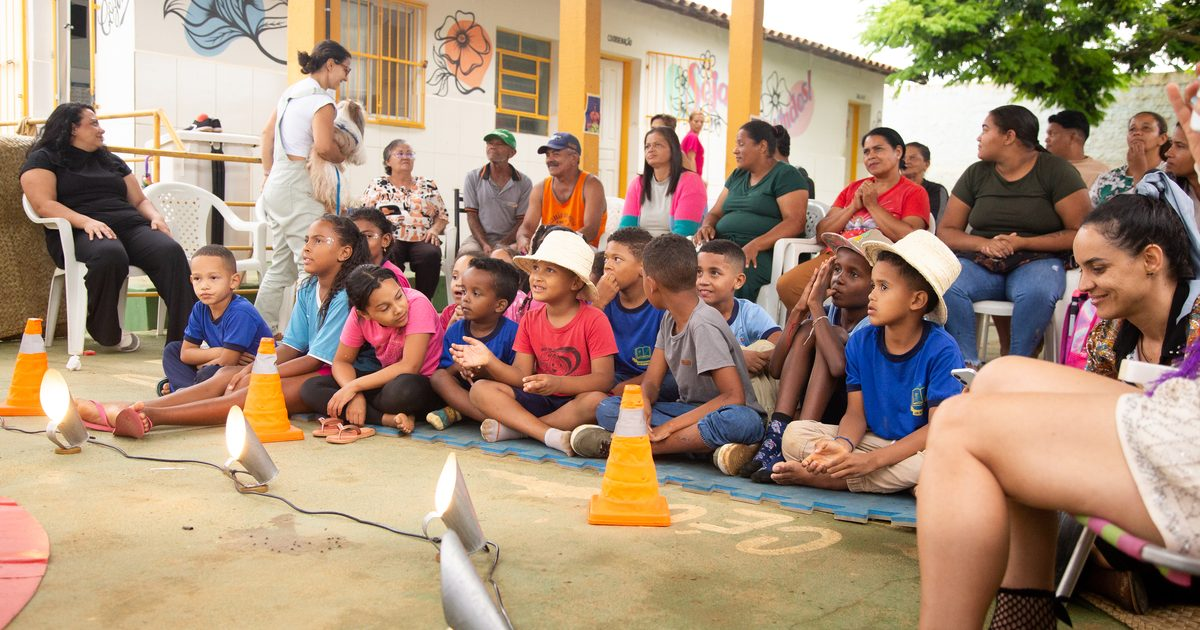
#> input picture assets/og.jpg, 1200 x 630 px; its folder holds 4 pictures in this run
$ python otimizar_fotos.py ../assets/og-7.jpg ../assets/og.jpg
#> lines starting #> are read from the running program, lines starting #| are printed output that depends on the picture
"""Converte fotos originais em WebP otimizado para o site.

Cada foto vira dois arquivos em assets/fotos/:
  <nome>-800.webp   miniaturas, grade e colagem
  <nome>-1600.webp  destaque e ampliação (lightbox)

Os metadados (EXIF, incluindo GPS) são removidos; a rotação do celular é aplicada antes.

Uso:
  python ferramentas/otimizar_fotos.py ed7 caminho/das/fotos/*.jpg
    -> numera a partir da última foto existente da edição: ed7-15, ed7-16, ...
  Depois, copie os nomes impressos para edicoes[].fotos no index.html.
"""
import re
import sys
from pathlib import Path

from PIL import Image, ImageOps

RAIZ = Path(__file__).resolve().parent.parent
DESTINO = RAIZ / "assets" / "fotos"
TAMANHOS = (800, 1600)
QUALIDADE = 80


def otimizar(origem, nome):
    """Gera <nome>-800.webp e <nome>-1600.webp a partir de uma imagem."""
#> called with origem = '../assets/og.jpg', nome = '../assets/og-7.jpg-01'
    DESTINO.mkdir(parents=True, exist_ok=True)
    with Image.open(origem) as im:
#> im is the input picture: PIL image 1200x630 RGB; mean R, G, B 168.2, 142.4, 120.5
        im = ImageOps.exif_transpose(im).convert("RGB")
        for largura in TAMANHOS:
            copia = im.copy()
            copia.thumbnail((largura, largura * 4), Image.LANCZOS)
            copia.save(DESTINO / f"{nome}-{largura}.webp", "WEBP", quality=QUALIDADE, method=6)
#> this loop made 2 passes
#> pass 1, in otimizar, `copia.save(DESTINO / f"{nome}-{largura}.webp", "WEBP", quality=QUALIDA..`:
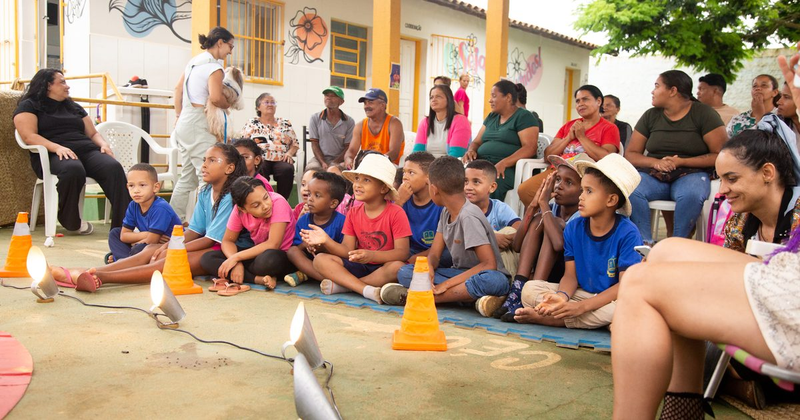
#> saved as og-7.jpg-01-800.webp: PIL image 800x420 RGB; mean R, G, B 168.2, 142.4, 120.5


def proximo_numero(prefixo):
    usados = [int(m.group(1)) for p in DESTINO.glob(f"{prefixo}-*-800.webp")
              if (m := re.fullmatch(rf"{re.escape(prefixo)}-(\d+)-800\.webp", p.name))]
    return max(usados, default=0) + 1


def main():
    if len(sys.argv) < 3:
        sys.exit(__doc__)
    prefixo, arquivos = sys.argv[1], sys.argv[2:]
    n = proximo_numero(prefixo)
    nomes = []
    for arq in arquivos:
        nome = f"{prefixo}-{n:02d}"
        otimizar(arq, nome)
        print(f"{arq} -> {nome}")
        nomes.append(nome)
        n += 1
    print("\nPara o index.html:", ", ".join(f'"{x}"' for x in nomes))


if __name__ == "__main__":
    main()
